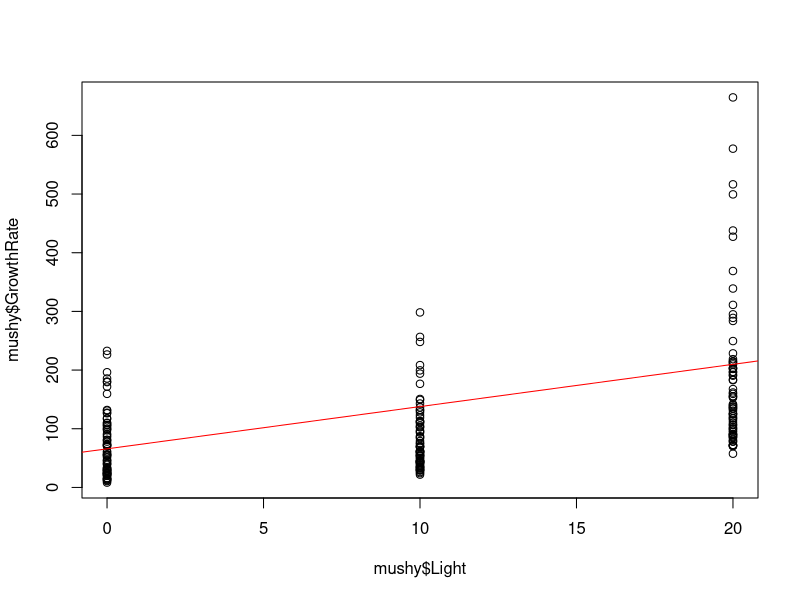
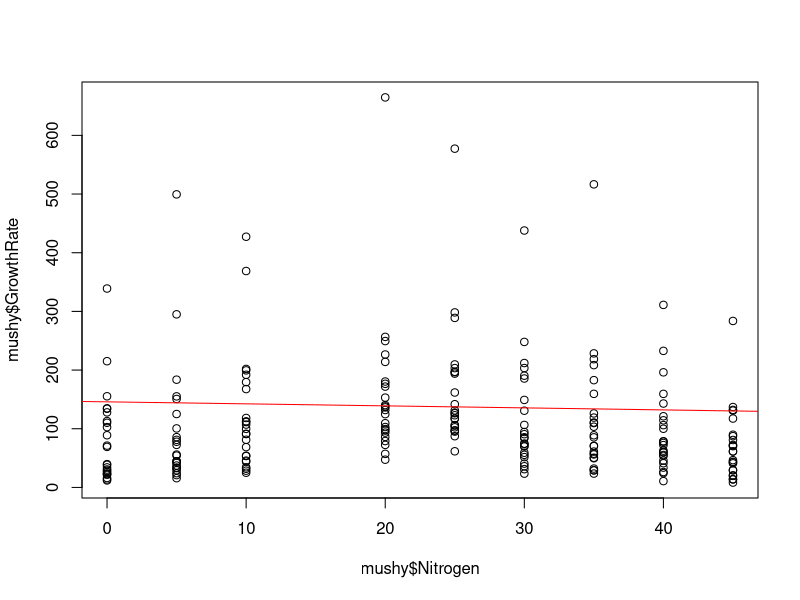

Recreate these plots in R, in order. (Note: this script raises an error after producing the figures.)
library(modelr) 
library(broom) 
library(dplyr) 
library(tidyr)
library(fitdistrplus)



mushy <- read.csv("./mushroom_growth.csv")
glimpse(mushy)


modlight = aov(GrowthRate ~ Light * Species, data = mushy)
summary(modlight)
plot(mushy$GrowthRate ~ mushy$Light)
abline(modlight, col="Red")

modN = lm(GrowthRate ~ Nitrogen * Species, data = mushy)
plot(mushy$GrowthRate ~ mushy$Nitrogen)
abline(modN, col="Red")
summary(modN)

modHum = aov(GrowthRate ~ Humidity*Species, data = mushy)
summary(modHum)
plot(mushy$GrowthRate ~ mushy$Humidity)
abline(modHum, col="Red")

modtemp = lm(GrowthRate ~ Temperature*Species, data = mushy)
summary(modtemp)
plot(mushy$GrowthRate ~ mushy$Temperature)
abline(modtemp, col="Red")


mean_sq_err <- c((Light = (mean(modlight$residuals)^2)),
                 (Nitrogen = (mean(modN$residuals)^2)),
                 (Humidity = (mean(modHum$residuals)^2)),
                 (Temperature = (mean(modtemp$residuals)^2)))

names(mean_sq_err) <- c("modlight","modN","modHum","modtemp")


bestmodel <- which(mean_sq_err == min(mean_sq_err))
bestmodel <- get(names(bestmodel))


preds = add_predictions(mushy, bestmodel) 
glimpse(preds)

unique(mushy$Species)
intensity = data.frame(Light = rep(c(15,25,30,35),2),
                       Species = rep(unique(mushy$Species),each=4))
predictions = predict(bestmodel, newdata = intensity)

plot(mushy$GrowthRate ~ mushy$Light,xlim=c(0,40),ylim=c(0,900))
  points(x=intensity$Light,y=predictions, col="Red")
  abline(bestmodel)
